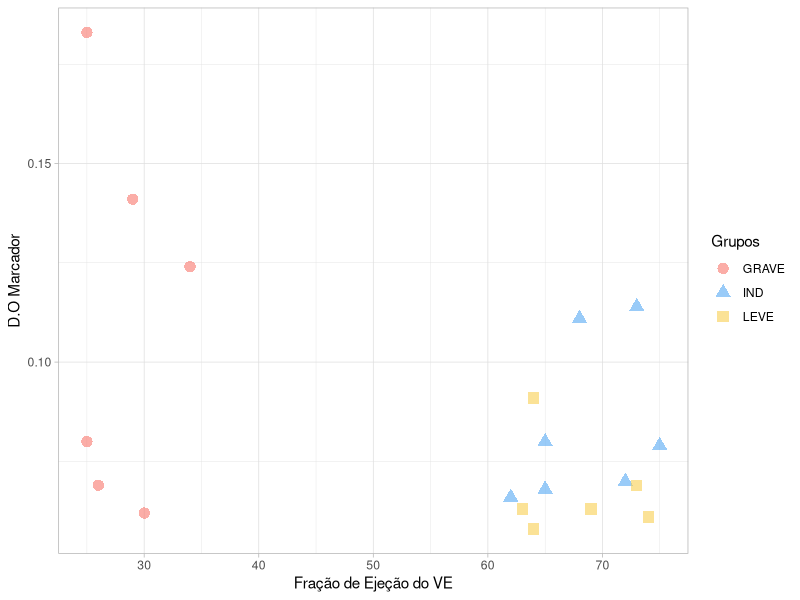
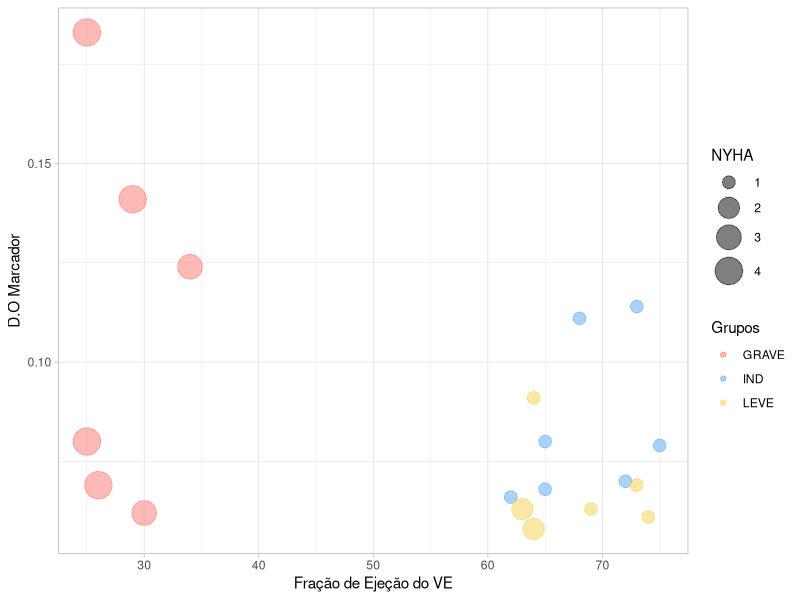
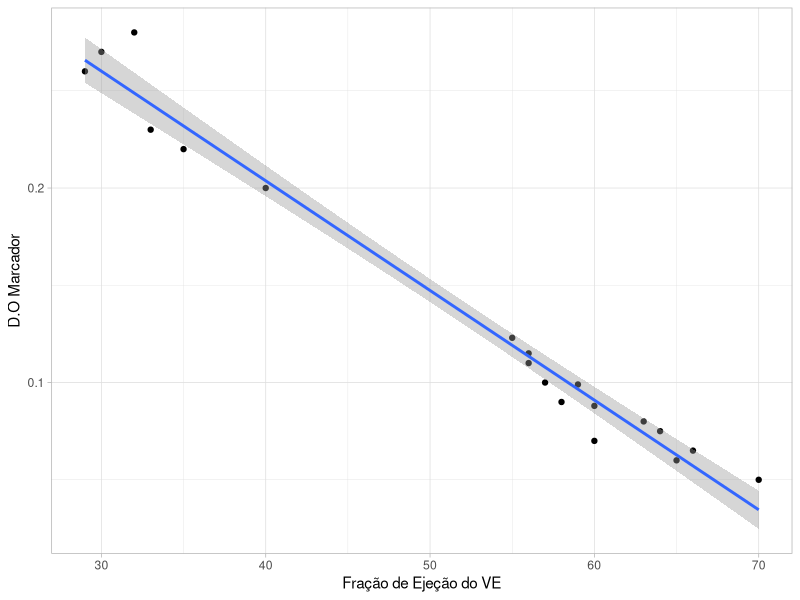
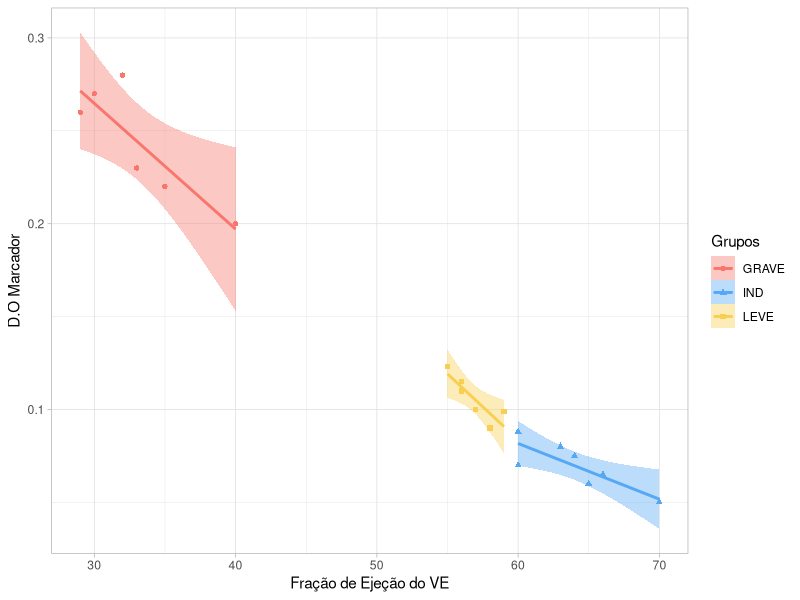

Source code (R) for these figures, in order:
#01 - carregar pacote
library(ggplot2)

#02 - background e posicao da legenda para todos os plots
theme_set(
  theme_light()+
    theme(legend.position = "right"))

#03 - atribuicao e leitura da tabela
dtaula2 <- read.csv2("dtaula2.csv", stringsAsFactors = T)

#04 - atribuicao de objeto. dados verdadeiros
obj <- ggplot(dtaula2, aes(x = feve, y = marcador))

#05 - coluna "Grupos" como um fator
dtaula2$Grupos <- factor(dtaula2$Grupos)

#06 - niveis do marcador, pela fracao de ejecao em funcao dos grupos da doenca
obj + geom_point(aes(shape = Grupos, color = Grupos),
                 size = 3.5, alpha=0.6) +
  scale_color_manual(values = c("#f8766d", "#56a8f4", "#f8cf51"))+
  xlab("Fração de Ejeção do VE") + ylab("D.O Marcador")
  
#07 - Bubble chart - niveis do marcador, fracao de ejecao, NYHA e grupos
obj + geom_point(aes(color = Grupos, size = NYHA), alpha = 0.5) +
  scale_color_manual(values = c("#f8766d", "#56a8f4", "#f8cf51")) +
  scale_size(range = c(4, 9))+
  xlab("Fração de Ejeção do VE") + ylab("D.O Marcador")

#08 - atribuicao de novo objeto com dados falsos
objfake <- ggplot(dtaula2, aes(x = fevefake, y = marcadorfake))

#09 -  regressao linear. grafico basico
objfake + geom_point() + geom_smooth(method = lm)+
  xlab("Fração de Ejeção do VE") + ylab("D.O Marcador")

#10 - reegressao linear. grupos divididos por cores
objfake + geom_point(aes(color = Grupos, shape=Grupos))+
  geom_smooth(aes(color = Grupos, fill = Grupos), method = lm)+
  scale_color_manual(values = c("#f8766d", "#56a8f4", "#f8cf51"))+
  scale_fill_manual(values = c("#f8766d", "#56a8f4", "#f8cf51"))+
  xlab("Fração de Ejeção do VE") + ylab("D.O Marcador")
